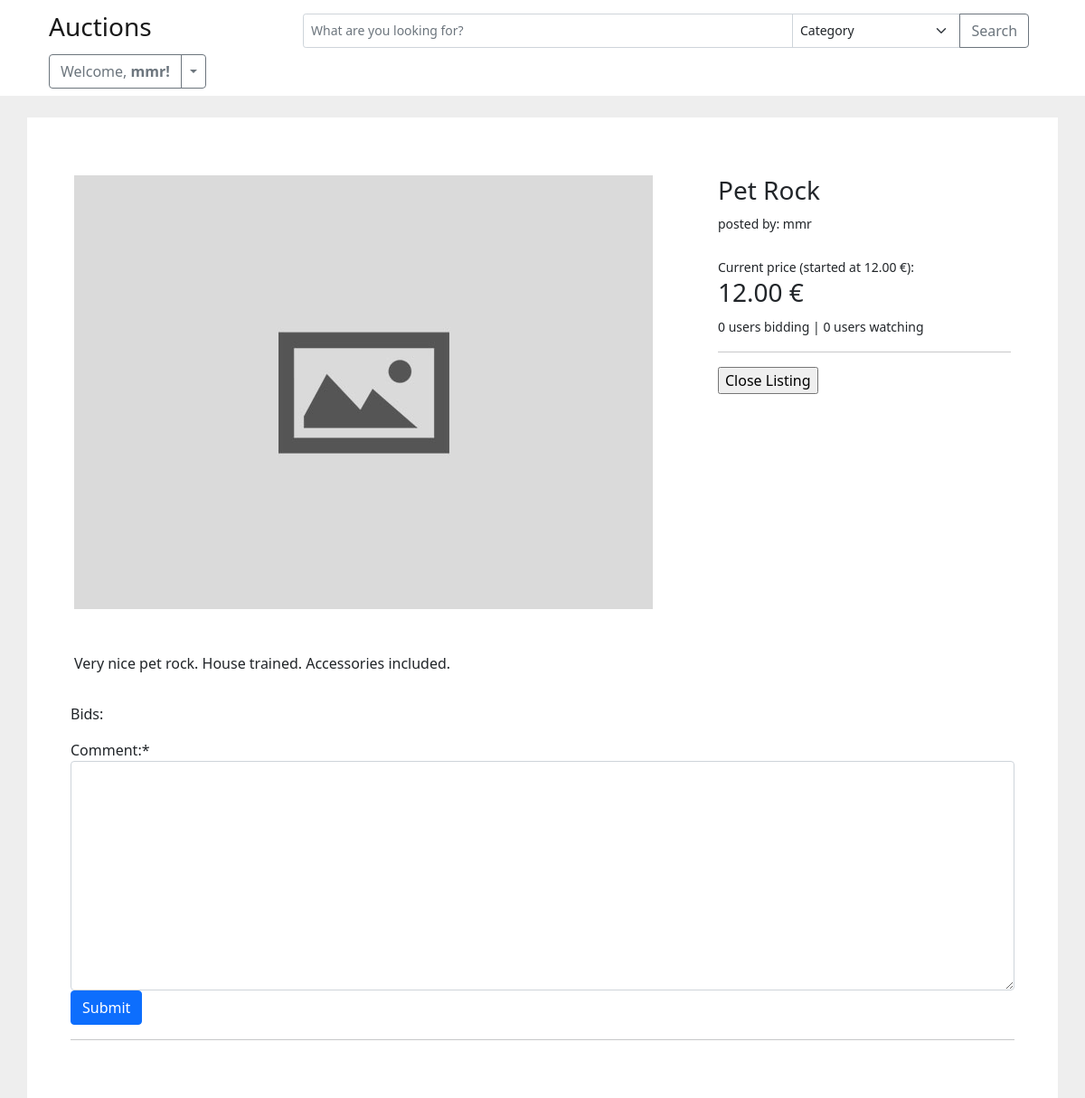
Before: /2/ (signed in) with the older database file.
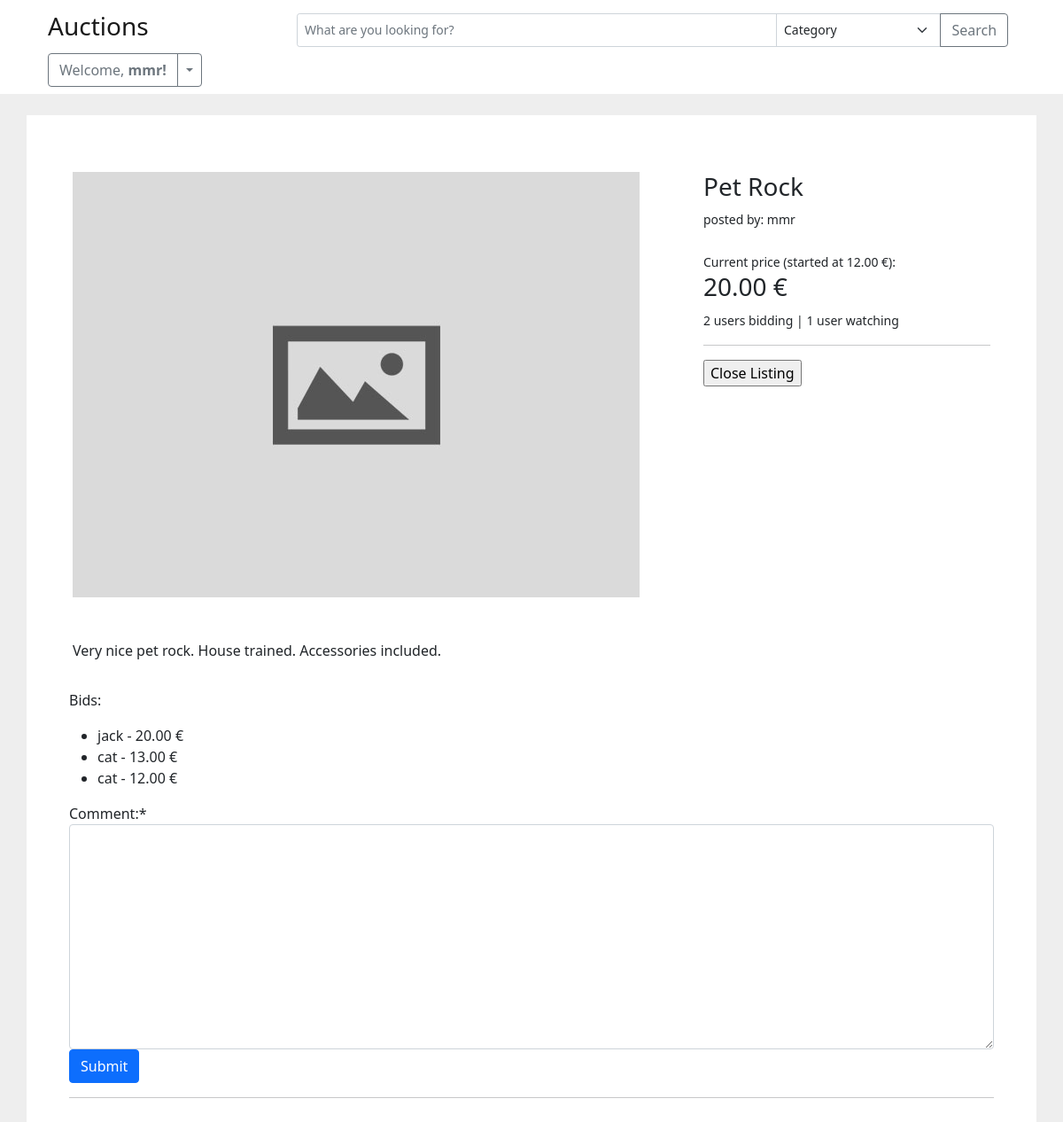
After: the same page with the newer database file.
### auctions/models.py (models this page shows, shortened)
class User(AbstractUser):
    def __str__(self):
        return '{}. {}'.format(self.pk, self.username)

class Listing(models.Model):
    class Categories(models.IntegerChoices):
        ELECTRONICS = 1, 'Electronics'
        FASHION = 2, 'Fashion'
        HOUSE = 3, 'House & Garden'
        BEAUTY = 4, 'Beauty'
        HEALTH = 5, 'Health'
        CULTURE = 6, 'Culture & Entertainment'
        SPORT = 7, 'Sport & Outdors'
        MOTO = 8, 'Moto'
        ART = 9, 'Art & Collectibles'
        OTHER = 99, ('Other')
    title = models.CharField(max_length=120)
    image = models.URLField(blank=True)
    description = models.TextField()
    category = models.IntegerField(choices=Categories.choices, blank=True)
    time = models.DateTimeField(default=timezone.now)
    time_closed = models.DateTimeField(blank=True, null=True)
    starting_bid = models.DecimalField(max_digits=30, decimal_places=2)
    user = models.ForeignKey(User, on_delete=models.CASCADE)
    watchers = models.ManyToManyField(User, related_name='watchlist', blank=True)
    closed = models.BooleanField(default=False)
    def bids(self):
        return self.bid_set.all().order_by('-bid')
    def next_bid(self):
        if not self.bids():
            return float(self.starting_bid)
        else:
            return round(float(self.bids().first().bid) + 0.55)
    def comments(self):
        return self.comment_set.all().order_by('-time')

class Bid(models.Model):
    user = models.ForeignKey(User, on_delete=models.CASCADE)
    listing = models.ForeignKey(Listing, on_delete=models.CASCADE)
    bid = models.DecimalField(max_digits=30, decimal_places=2)
    time = models.DateTimeField(default=timezone.now)

### auctions/views.py (the view)
# urls.py: path('<int:pk>/', views.detail_view, name='listing'),
def detail_view(request, pk):
    listing = Listing.objects.get(pk=pk)
    if request.method == 'POST':
        if 'close' in request.POST:
            listing.closed = True
            listing.save()
            return HttpResponseRedirect(reverse('listing', args=[pk]))
        if 'watchlist_add' in request.POST:
            request.user.watchlist.add(listing)
            return HttpResponseRedirect(reverse('listing', args=[pk]))
        if 'watchlist_remove' in request.POST:
            request.user.watchlist.remove(listing)
            return HttpResponseRedirect(reverse('listing', args=[pk]))
        if 'comment_content' in request.POST:
            comment_form = CommentForm(request.POST)
            if comment_form.is_valid():
                c = Comment(
                    user = request.user,
                    listing = listing,
                    comment_content = comment_form.cleaned_data['comment_content']
                )
                c.save()
                return HttpResponseRedirect(reverse('listing', args=[pk]))
        else:
            bid = float(request.POST.get('bid', 0))
            if bid >= listing.next_bid():
                b = Bid(user=request.user, listing=listing, bid=bid)
                b.save()
            else:
                return render(request, 'auctions/listing.html', {
                        'listing':listing,
                        'description': listing.description,
                        'watchers': len(listing.watchers.all()),
                        'bidders': set(bid.user for bid in Listing.bids(listing)),
                        'bids': Listing.bids(listing),
                        'next_bid': Listing.next_bid(listing),
                        'highest_bid': listing.bids().first(),
                        'comments': listing.comments(),
                        'comment_form': CommentForm(),
                        'bid_message': 'Miminum bid is {} €'.format(Listing.next_bid(listing))
                    })
        return HttpResponseRedirect(reverse('listing', args=[pk]))
    else:
        return render(request, 'auctions/listing.html', {
                'listing':listing,
                'description': listing.description,
                'watchers': len(listing.watchers.all()),
                'bidders': set(bid.user for bid in Listing.bids(listing)),
                'bidders_number': len(set(bid.user for bid in Listing.bids(listing))),
                'bids': Listing.bids(listing),
                'next_bid': Listing.next_bid(listing),
                'highest_bid': listing.bids().first(),
                'comments': listing.comments(),
                'comment_form': CommentForm()
            })

### auctions/forms.py
class CommentForm(ModelForm):
    class Meta:
        model = Comment
        fields = ['comment_content']

### auctions/context_processor.py (called while the page is built)
def categories(request):
    return {
        'categories': Listing.Categories.labels
}

### auctions/templatetags/markdown_tags.py (called while the page is built)
@register.filter
def markdown_on(value):
    return markdown(value)

### auctions/templates/auctions/listing.html (shortened to what this page needs)
{% extends 'auctions/layout.html' %}
{% load static %}
{% load crispy_forms_tags %}
{% load markdown_tags %}
{% block body %}
<div class="row">
    <div class="col-sm-8 p-3">
        {% if not listing.image %}
            <img class='img-fluid' src="{% static 'auctions/default.jpg' %}" alt="{{ listing.title }}">
        {% else %}
            <img class='img-fluid' src="{{ listing.image }}" alt="{{ listing.title }}">
        {% endif %}
    </div>
    <div class="col-sm-4 p-3">
        <h3>{{ listing.title }}</h3>
        <small>posted by: {{ listing.user.username }}</small><br><br>
        {% if listing.closed %}
            <small>Final price(started at {{ listing.starting_bid }} €):</small>
            {% if highest_bid.bid %}
                <h3>{{ highest_bid.bid }} € <span class="badge rounded-pill bg-secondary">Closed</span>
                {% if request.user == highest_bid.user %}
                    <p><div class="alert alert-success" role="alert">
                        You won this auction!
                    </div></p>
                {% endif %}
            {% else %}
                <h4>Closed without offers</h4>
            {% endif %}
        {% else %}
            <small>Current price (started at {{ listing.starting_bid }} €):</small>
            <h3>{{ highest_bid.bid|default:listing.starting_bid }} €
            </h3>
            <small>{{ bidders_number }} user{{ bidders_number|pluralize }} bidding | </small>
            <small>{{ watchers }} user{{ watchers|pluralize }} watching</small>
            <hr>
            {% if user.is_authenticated %}
                {% if not listing.closed and listing.user == request.user %}
                    <form method="post">{% csrf_token %}
                        <input type="submit" name="close" value="Close Listing">
                    </form>
                {% endif %}
            {% else %}
                <small><a href="{% url 'login' %}">Log in</a> to place your bid or add to watchlist</small>
            {% endif %}
        {% endif %}
        </div>
    </div>
    <div class="row gap-3">
        <div class="col-sm p-3">
            <p>{{ description|markdown_on|safe }}</p>
        </div>
    </div>
{% if listing.user == request.user %}
    <p>Bids:</p>
    <ul>
        {% for bid in bids %}
            <li>{{ bid.user.username }} - {{ bid.bid }} €</li>
        {% endfor %}
    </ul>
{% endif %}
{% if user.is_authenticated %}
    <form method="post">{% csrf_token %}
        {{ comment_form|crispy }}
        <input class="btn btn-primary" type="submit" alue="Submit">
    </form>
{% else %}
    <p><a href="url 'login'">Log in</a> to add comments.</p>
{% endif %}
<hr>
{% endblock %}

### auctions/templates/auctions/layout.html (shortened to what this page needs)
{% load static %}
<!DOCTYPE html>
<html lang="en">
    <head>
        <link href="{% static 'auctions/styles.css' %}" rel="stylesheet">
        <link href="https://cdn.jsdelivr.net/npm/bootstrap@5.0.1/dist/css/bootstrap.min.css" rel="stylesheet">
    </head>
    <body class="gray_bgr">
        <div class="container-fluid" style="background-color: white;">
            <div class="container px-4">
                {% include 'auctions/navbar.html' %}
            </div>
        </div>
        <br>
        <div class="container p-5 white_bgr">
            {% block body %}
            {% endblock %}
        </div>
    </body>
</html>

### auctions/templates/auctions/navbar.html (shortened to what this page needs)
{% load static %}
<nav class="navbar navbar-light">
    <a href="{% url 'index' %}" class="navbar-brand"><h3>Auctions</h3></a>
    <form class="form-inline w-75 form-control-sm" action="{% url 'search' %}" method="get">
        <div class="input-group align-self-center">
            <input class="form-control form-control-sm w-50" type="search" name='query'
                placeholder="What are you looking for?" aria-label="Search">
            <select class="form-select form-select-sm" aria-label=".form-select-sm example" name='category'>
                <option selected>Category</option>
            </select>
            <button class="btn btn-outline-secondary my-2 my-sm-0" type="submit">Search</button>
        </div>
  </form>
  <div class="">
      {% if user.is_authenticated %}
          <div class="btn-group p-0">
              <a role="button" class="btn btn-outline-secondary" href="{% url 'watchlist' %}">
                  Welcome, <strong>{{ user.username }}!</strong></a>
              <button type="button" class="btn btn-outline-secondary dropdown-toggle dropdown-toggle-split" data-bs-toggle="dropdown" aria-expanded="false">
              </button>
          </div>
      {% endif %}
  </div>
</nav>

### auctions/static/auctions/styles.css (style rules this page uses)
body { padding: 0px !important; }
.white_bgr { background-color: #fff; }
.gray_bgr { background-color: #eee; }

Changed rows visible on the page:
added Bid: bid "20.00", user.username "jack"
added Bid: user.username "cat", bid "13.00"
added Bid: user.username "cat", bid "12.00"
Other visible differences:
{{ bidders_number }}: "0" → "2"
{{ watchers }}: "0" → "1"
{{ highest_bid.bid|default:listing.starting_bid }}: "12.00" → "20.00"
